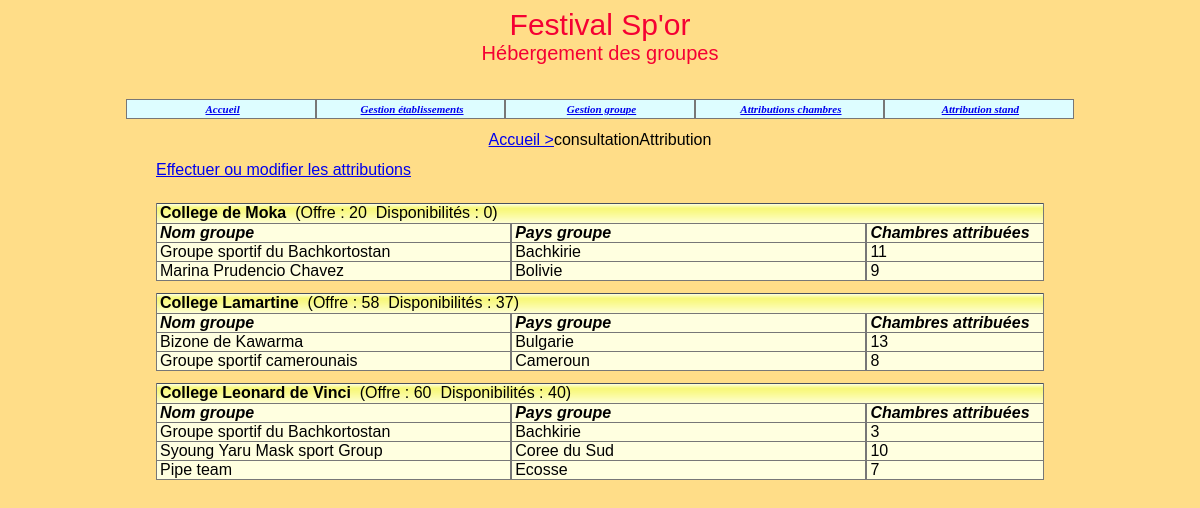
The app's page /consultationAttributions.php with its own data.
### tables this page shows
create table Etablissement 
(idEtab char(8) not null, 
nomEtab varchar(45) not null,
adresseRue varchar(45) not null, 
codePostal char(5) not null, 
ville varchar(35) not null,
tel varchar(13) not null,
adresseElectronique varchar(70),
type tinyint(1) not null,
civiliteResponsable varchar(12) not null,
nomResponsable varchar(25) not null,
prenomResponsable varchar(25),
nombreChambresOffertes integer,
constraint pk_Etablissement primary key(idEtab));

create table Groupe
(idGroupe char(4) not null, 
nomGroupe varchar(40) not null, 
identiteResponsable varchar(40) default null,
adressePostale varchar(120) default null,
nombrePersonnes integer not null, 
nomPays varchar(40) not null, 
hebergement char(1) not null,
ligue varchar(40) default null,
stand bool not null,
constraint pk_Groupe primary key(idGroupe));

create table Attribution
(idEtab char(8) not null, 
idGroupe char(4) not null, 
nombreChambres integer not null,
constraint pk_Attribution primary key(idEtab, idGroupe));

### _gestionBase.inc.php (called while the page is built, shortened)
<?php
function obtenirReqEtablissementsAyantChambresAttribuées()
{
   $req="select distinct Etablissement.idEtab, nomEtab, nombreChambresOffertes from Etablissement,
         Attribution where Etablissement.idEtab = Attribution.idEtab order by Attribution.idEtab";
   return $req;
}
function obtenirNbEtabOffrantChambres($connexion)
{
   $req="select count(*) as nombreEtabOffrantChambres from Etablissement where
         nombreChambresOffertes!=0";
   $rsEtabOffrantChambres=$connexion-> query($req);
   $lgEtabOffrantChambres=$rsEtabOffrantChambres->fetchAll();
   foreach ($lgEtabOffrantChambres as $row)
   {
      $EtabOffrantChambres = $row['nombreEtabOffrantChambres'];
   }
   return $EtabOffrantChambres;
}
function obtenirNbOccup($connexion, $idEtab)
{
   $req="select IFNULL(sum(nombreChambres), 0) as totalChambresOccup from
        Attribution where idEtab='$idEtab'";
   $rsOccup=$connexion->query($req);
   $lgOccup=$rsOccup->fetchAll();
   foreach ($lgOccup as $row)
   {
      $chambre = $row['totalChambresOccup'];
   }
   return $chambre;
}
function obtenirReqGroupesEtab($id)
{
   $req="select distinct Groupe.idGroupe, Groupe.nomGroupe, nomPays from Groupe, Attribution where
        Attribution.idGroupe=Groupe.idGroupe and idEtab='$id'";
   return $req;
}
function obtenirNbOccupGroupe($connexion, $idEtab, $idGroupe)
{
   $req="select nombreChambres From Attribution where idEtab='$idEtab'
        and idGroupe='$idGroupe'";
   $rsAttribGroupe=$connexion->query($req);
   if ($lgAttribGroupe=$rsAttribGroupe->fetchAll())
   {
      foreach ($lgAttribGroupe as $row)
      {
         $nombreChambres = $row['nombreChambres'];
      }
      return $nombreChambres;
   }
   else
      return 0;
}
?>

### consultationAttributions.php (the view, shortened to what this page needs)
<?php
include("connexion-PDO.php");
include("_debut.inc.php");
include("_gestionBase.inc.php");
echo "<table width='80%' cellpadding='0' cellspacing='0' align='center'>
   <tr>
   <td align='center'><a href='index.php'>Accueil ></a>consultationAttribution</td>
   </tr>
</table>
<br>";
$nbEtab=obtenirNbEtabOffrantChambres($connexion);
if ($nbEtab!=0)
{
   echo "
   <table width='75%' cellspacing='0' cellpadding='0' align='center'
   <tr><td>
   <a href='modificationAttributions.php?action=demanderModifAttrib'>
   Effectuer ou modifier les attributions</a></td></tr></table><br><br>";
   $req=obtenirReqEtablissementsAyantChambresAttribuées();
   $rsEtab=$connexion-> query($req);
   $lgEtab=$rsEtab->fetchAll();
   foreach ($lgEtab as $row)
   {
      $idEtab=$row['idEtab'];
      $nomEtab=$row['nomEtab'];
      echo "
      <table width='75%' cellspacing='0' cellpadding='0' align='center'
      class='tabQuadrille'>";
      $nbOffre=$row["nombreChambresOffertes"];
      $nbOccup=obtenirNbOccup($connexion, $idEtab);
      $nbChLib = $nbOffre - $nbOccup;
      echo "
      <tr class='enTeteTabQuad'>
         <td colspan='3' align='left'><strong>$nomEtab</strong>&nbsp;
         (Offre : $nbOffre&nbsp;&nbsp;Disponibilités : $nbChLib)
         </td>
      </tr>";
      echo "
      <tr class='ligneTabQuad'>
         <td width='40%' align='left'><i><strong>Nom groupe</strong></i></td>
         <td width = '40%' align ='left'><i><strong>Pays groupe</strong></i></td>
         <td width='20%' align='left'><i><strong>Chambres attribuées</strong></i>
         </td>
      </tr>";
      $req=obtenirReqGroupesEtab($idEtab);
      $rsGroupe=$connexion->query($req);
      $lgGroupe=$rsGroupe->fetchAll();
      foreach($lgGroupe as $row)
      {
         $idGroupe=$row['idGroupe'];
         $nomGroupe=$row['nomGroupe'];
         $nomPays=$row['nomPays'];
         echo "
         <tr class='ligneTabQuad'>
            <td width='40%' align='left'>$nomGroupe </td>
            <td width = '20%' align ='left'>$nomPays</td>";
         $nbOccupGroupe=obtenirNbOccupGroupe($connexion, $idEtab, $idGroupe);
         echo "
            <td width='20%' align='left'>$nbOccupGroupe</td>
         </tr>";
      }
      echo "
      </table><br>";
   }
}
?>

### _debut.inc.php (shortened to what this page needs)
<!DOCTYPE HTML PUBLIC "-//W3C//DTD HTML 4.01 Transitional//EN"
   "http://www.w3.org/TR/html4/loose.dtd">
<html lang="fr">
<head>
<link href="css/cssGeneral.css" rel="stylesheet" type="text/css">
</head>
<body class="basePage">
<table width="100%" cellpadding="0" cellspacing="0">
   <tr>
      <td class="titre">Festival Sp'or <br>
      <span id="texteNiveau2" class="texteNiveau2">
      H&eacute;bergement des groupes</span><br>&nbsp;
      </td>
   </tr>
</table>
<table width="80%" cellpadding="0" cellspacing="0" class="tabMenu" align="center">
   <tr>
      <td class="menu"><a href="index.php">Accueil</a></td>
      <td class="menu"><a href="listeEtablissements.php">
      Gestion établissements</a></td>
      <td class="menu"><a href="listeGroupe.php">
      Gestion groupe</a></td>
      <td class="menu"><a href="consultationAttributions.php">
      Attributions chambres</a></td>
      <td class="menu"><a href="attributionStand.php">
      Attribution stand</a></td>
   </tr>
</table>
<br>

### css/cssGeneral.css (style rules this page uses)
.basePage { background-color:#FFDD88; color:black; font:11px Arial, Helvetica, sans-serif; }
.titre { background-color:#FFDD88; color:#F50033; font:30px Arial, Helvetica, sans-serif; text-align:center; }
.texteNiveau2 { font:20px Arial, Helvetica, sans-serif; }
td,tr { font:16px Arial, Helvetica, sans-serif; }
table.tabMenu td { background-color:#DDFDFF; color:black; border-bottom:1px solid #777777; border-right:1px solid #777777; border-left:1px solid #777777; border-top:1px solid #777777; padding-left:3px; width:20%; height:18px; text-align:center; }
.menu { font:11px Georgia, "Times New Roman", Times, serif; font-weight:bold; font-style:italic; text-align:left; }
table.tabQuadrille td { border-bottom:1px solid #777777; border-right:1px solid #777777; border-left:1px solid #777777; border-top:1px #777777; padding-left:3px; }
tr.enTeteTabQuad { background-image:url('../images/xpBarre.jpg'); height:21px; text-align:center; }
tr.ligneTabQuad { background-color:#FFFFE0; text-align:center; color:black; }

### records on screen
etablissement: nomEtab "College de Moka", nombreChambresOffertes "20", nbChLib "0", idEtab.nombreChambres "11", idEtab.nombreChambres "9"
groupe: nomGroupe "Groupe sportif du Bachkortostan", nomPays "Bachkirie"
groupe: nomGroupe "Marina Prudencio Chavez", nomPays "Bolivie"
etablissement: nomEtab "College Lamartine", nombreChambresOffertes "58", nbChLib "37", idEtab.nombreChambres "13", idEtab.nombreChambres "8"
groupe: nomGroupe "Bizone de Kawarma", nomPays "Bulgarie"
groupe: nomGroupe "Groupe sportif camerounais", nomPays "Cameroun"
etablissement: nomEtab "College Leonard de Vinci", nombreChambresOffertes "60", nombreChambresOffertes "40", idEtab.nombreChambres "3", idEtab.nombreChambres "10", idEtab.nombreChambres "7"
groupe: nomGroupe "Syoung Yaru Mask sport Group", nomPays "Coree du Sud"
groupe: nomGroupe "Pipe team", nomPays "Ecosse"
